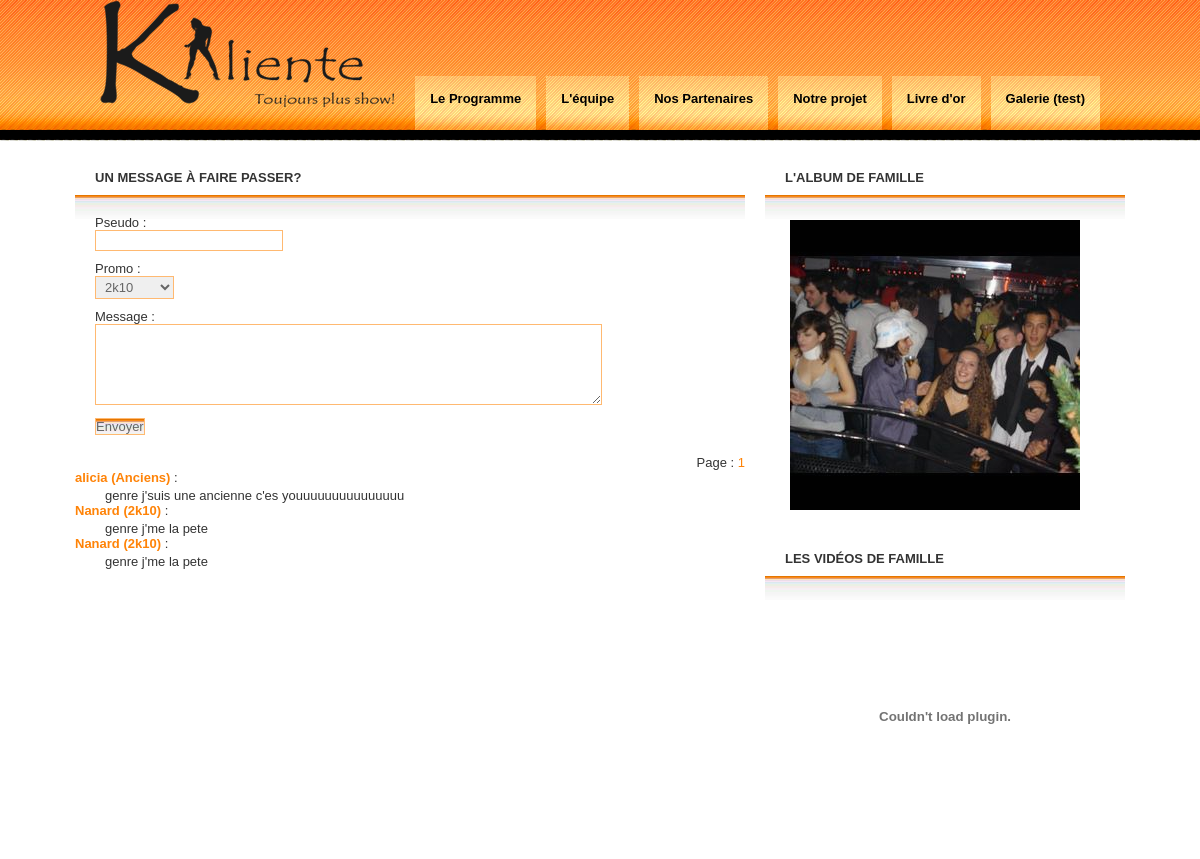
The app's page /index.php?livre, older data.
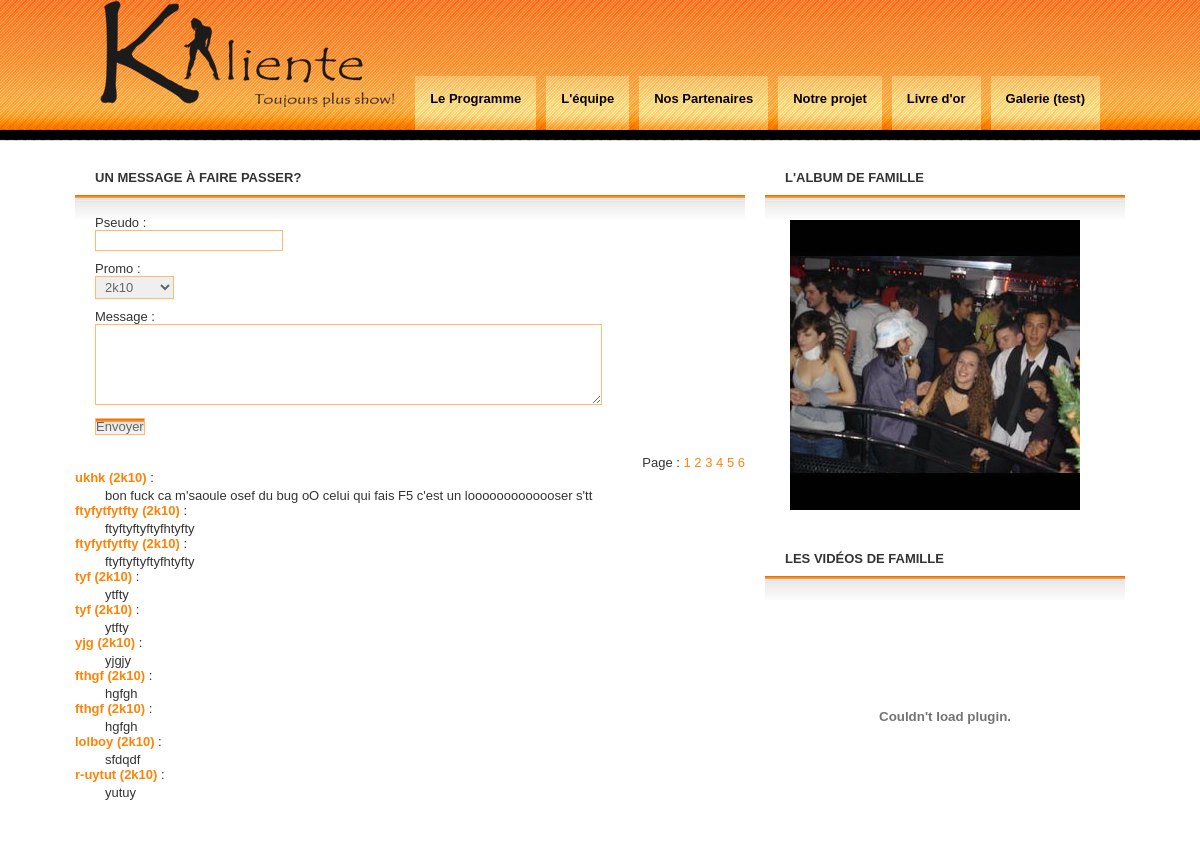
The same page, newer data.
### tables this page shows
CREATE TABLE IF NOT EXISTS `livreor` (
  `id` int(11) NOT NULL auto_increment,
  `pseudo` varchar(255) NOT NULL,
  `promo` varchar(50) NOT NULL,
  `message` text NOT NULL,
  PRIMARY KEY  (`id`)
);

### livredor.php (the view, shortened to what this page needs)
  		<div class='boxed'>
			<h2 class='title'>Un message à faire passer? </h2>
			<div class='content'>
   <form method="post" action="index.php?livre">
      <fieldset>
        <p>
            <label for="pseudo">Pseudo :</label>
            <input name="pseudo" /><br />
           <label for="promo">Promo :</label>
           <select name="promo" id="promo">
           <option value="2k10" selected="selected">2k10</option>
       </select>
       <br />
           <label for='messsage'> Message :</label>
            <textarea name="message" rows="5" cols="60"></textarea><br />
            <input id="inputsubmit1" type="submit" name="inputsubmit1" value="Envoyer" />
        </p>
      </fieldset>
    </form>
</div>
    <p class="pages">
<?php
$nombreDeMessagesParPage = 10;
$retour = mysql_query('SELECT COUNT(*) AS nb_messages FROM livreor');
$donnees = mysql_fetch_array($retour);
$totalDesMessages = $donnees['nb_messages'];
$nombreDePages  = ceil($totalDesMessages / $nombreDeMessagesParPage);
echo 'Page : ';
for ($i = 1 ; $i <= $nombreDePages ; $i++)
{
    echo '<a href="index.php?livre&page=' . $i . '">' . $i . '</a> ';
}
?>
 <br />
</p>
<?php
if (isset($_GET['page']))
{
        $page = $_GET['page'];
}
else
{
        $page = 1;
}
$premierMessageAafficher = ($page - 1) * $nombreDeMessagesParPage;
$reponse = mysql_query('SELECT * FROM livreor ORDER BY id DESC LIMIT ' . $premierMessageAafficher . ', ' . $nombreDeMessagesParPage);
while ($donnees = mysql_fetch_array($reponse))
{
  echo '<span class="pseudo_livre">' . $donnees['pseudo'] .' ('. $donnees['promo'] . ') ' . '</span> :<br /> <p class="alinea">' . stripslashes($donnees['message']) . '</p>';
}
?>
<br /><br />

### index.php (shortened to what this page needs)
<!DOCTYPE html PUBLIC "-//W3C//DTD XHTML 1.0 Strict//EN" "http://www.w3.org/TR/xhtml1/DTD/xhtml1-strict.dtd">
<html xmlns="http://www.w3.org/1999/xhtml" xml:lang="fr" >
   <head>
		<link rel="stylesheet" media="screen" type="text/css" title="Kaliente" href="css/index.css" />
    <link rel="stylesheet" type="text/css" href="lightbox.css" />
    <link rel="stylesheet" href="css/lightbox.css" type="text/css" media="screen" />
    </head>
      <body>
   <div id='header'>
   <div id='logo'>
   <a href="index.php"><img src="img/kaliente_noir.png" alt="Kaliente, toujours plus show !!" /></a>
   </div>
   <div id='menu'>
      <ul>
      <li><a href="index.php?news">Le Programme</a></li>
      <li><a href="index.php?equipe">L'équipe</a></li>
      <li><a href="index.php?partenaires">Nos Partenaires</a></li>
      <li><a href="index.php?projet">Notre projet</a></li>
      <li><a href="index.php?livre">Livre d'or</a></li>
	  <li><a href="./galerie.php">Galerie (test)</a></li>
      </ul>
    </div>
   </div>
<div id='content'>
  <div id='sidebar'>
		<div class='boxed'>
			<h2 class='title'>L'album de famille</h2>
			<div class='content'>
			<div class="imageSlideshowHolder" id="imageSlideshowHolder">
		<?php
		for($i=1;$i<101;$i++)
		{ ?>
			<img src="img/photo_petit/image<?php echo rand(1,100);?>.jpg" alt='ImageA'/>
			<?php
		}
			?>
				</div>
		</div>
		</div>
  		<div class='boxed'>
			<h2 class='title'>Les vidéos de famille</h2>
			<div class='content'>
			<div class='video'>
        <object type="application/x-shockwave-flash" data="swf/player_flv_multi.swf" width="320" height="240">
        </object>
			</div>
		</div>
		</div>
    </div>
<div class='include'>
    <?php
   $lien = array('news' => 'news.php',
					'equipe' => 'equipe.html',
					'suisunrebel' => 'rebelz.html',
					'partenaires' => 'partenaires.html',
					'livre' => 'livredor.php',
					'projet' => 'projet.html',
					'poker' => 'inscription_poker.php',
					'test' => 'test.html',
					'pres' => 'fiche.php'
					);
    $a = key($_GET);
      if(isset($lien[$a]))
      include $lien[$a];
      else include 'acceuil.html';
    ?>
</div>
</div>
      </body>
</html>

### css/index.css (style rules this page uses)
* { margin: 0; padding: 0; }
body { margin: 0; background: #FFFFFF url(../images/img01.png) repeat-x; font: normal small "Trebuchet MS", Arial, Helvetica, sans-serif; color: #333333; }
a { text-decoration: none; color: #ff8307; }
.alinea { margin-left:30px; margin-top:3px; }
.pseudo_livre { margin-top:15px; font-weight:bold; color:#ff8307; }
.pages { text-align:right; font:110%; }
#header { width: 1000px; height: 140px; margin: 0 auto; }
#logo { float: left; width: 240px; height: 50px; }
#logo img { border:none; text-decoration:none; }
#menu { float: right; }
#menu ul { margin: 0; padding-top: 76px; list-style: none; }
#menu li { display: inline; }
#menu a { display: block; float: left; height: 24px; margin-left: 10px; padding: 15px; background: url(../images/img02.png) repeat-x; text-decoration: none; font-weight: bold; color: #000000; }
#content { width: 1050px; margin: 0 auto; padding-top: 20px; }
.boxed .title { padding: 10px 20px; text-transform: uppercase; font-size: 1em; }
.boxed .content { padding: 20px; background: url(../images/img05.jpg) repeat-x; }
.imageSlideshowHolder img { position:absolute; left:0px; top:0px; }
.imageSlideshowHolder { margin:5px; width:290px; height:290px; position:relative; padding:3px; }
.include { float: left; width: 670px; }
#sidebar { float: right; width: 360px; margin-left:5px; }
fieldset { border: none; }
label { display: block; }
input, select, textarea { margin-bottom: 10px; padding: 2px 5px; border: 1px solid #ffb971; font: normal small "Trebuchet MS", Arial, Helvetica, sans-serif; color: #666666; }
#inputsubmit1 { margin: 0; padding: 0; background: url(../images/img05.jpg) repeat-x; }
a img { border:none; text-decoration:none; }

Row changes from the older to the newer data that the page shows:
removed livreor: pseudo "alicia", promo "Anciens", message "genre j'suis une ancienne c'es youuuuuuuuuuuuuuu"
removed livreor: pseudo "Nanard", promo "2k10", message "genre j'me la pete"
removed livreor: pseudo "Nanard", promo "2k10", message "genre j'me la pete"
added livreor: pseudo "ukhk", promo "2k10", message "bon fuck ca m'saoule osef du bug oO celui qui fais F5 c'est un looooooooooooser s'tt"
added livreor: pseudo "ftyfytfytfty", promo "2k10", message "ftyftyftyftyfhtyfty"
added livreor: pseudo "ftyfytfytfty", promo "2k10", message "ftyftyftyftyfhtyfty"
added livreor: pseudo "tyf", promo "2k10", message "ytfty"
added livreor: pseudo "tyf", promo "2k10", message "ytfty"
added livreor: pseudo "yjg", promo "2k10", message "yjgjy"
added livreor: pseudo "fthgf", promo "2k10", message "hgfgh"
added livreor: pseudo "fthgf", promo "2k10", message "hgfgh"
added livreor: pseudo "lolboy", promo "2k10", message "sfdqdf"
added livreor: pseudo "r-uytut", promo "2k10", message "yutuy"
Text that changed along with them:
new list line: "2"
new list line: "3"
new list line: "4"
new list line: "5"
new list line: "6"
